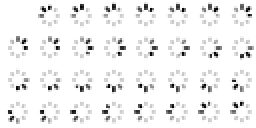
#> input picture OneYou/animations/16/process-working.png, 128 x 64 px (shown 2 times larger)
$ python -i build_theme.py   (imports and definitions only)
#> lines starting #> are read from the running program, lines starting #| are printed output that depends on the picture; after the words box and inside, x2 and y2 are one past the last pixel; in counts of white or black regions, pixels touching at a corner belong together
#!/usr/bin/env python3
"""
ii-icon-pack Icon Theme Builder
=========================
Builds a Material You / Android 16 style monochrome icon pack for Linux using a strict
5-stage priority pipeline. Icons are drawn on a circular plate and can be reshaped to a
squircle or any Material 3 Expressive shape with `--shape` (see `iishape.py`):

  Priority 0: Custom overrides (`sources/custom/*.svg`) — hand-drawn icons already in the plate format
  Priority 1: Craft App Suite (`sources/craft/*.svg`) — Bicolor Woodcut / Engraving style
  Priority 2: YAMIS (`~/.local/share/icons/YAMIS`)    — Filled monochrome silhouettes (apps + preferences)
  Priority 3: Lawnicons (`svgs/*.svg` + `appfilter.xml`) — 10,200+ Android 16 icons for remaining apps
  Priority 4: Linux Freedesktop Aliases (Papirus symlink map + .desktop Name/WMClass resolution)
  Priority 5: Auto-Silhouette Extractor (`sources/auto/*.svg`) — Automatically strips square/cut-corner/squircle
              plates from any remaining unmapped system icons (e.g. Quickshell, OpenTabletDriver, Qt tools,
              AppImages) and vectorizes their inner logo into a uniform circular ii-icon-pack icon.

Key colors (`PLATE_HEX` and `GLYPH_HEX`) are calibrated for 100% native compatibility
with Quickshell `ii`'s `recolor_icons.py` (`ToneMap` classifies every app icon as a
non-inverted `plate` at tone 30.0 with a primary-tinted glyph at tone 92.0).
"""
import argparse
import configparser
import glob
import io
import os
import re
import shutil
import subprocess
import sys
import tempfile
import xml.etree.ElementTree as ET
from pathlib import Path

import cv2
import numpy as np
from PIL import Image

sys.path.insert(0, str(Path(__file__).resolve().parent))
import iishape  # noqa: E402

# Calibrated Material You base tones for Quickshell `ii` (`recolor_icons.py`):
# - PLATE_HEX has L* ~ 15 (dark container -> mapped to ToneMap.PLATE_TONE = 30.0)
# - GLYPH_HEX has L* ~ 82, Chroma > 35 (bright chromatic -> mapped to ToneMap.y_hi = 92.0, weight = 1.0)
from iishape import GLYPH_HEX, PLATE_HEX

REPO_ROOT = Path(__file__).resolve().parents[1]
DEFAULT_CUSTOM_DIR = REPO_ROOT / "sources" / "custom"
DEFAULT_CRAFT_DIR = REPO_ROOT / "sources" / "craft"
DEFAULT_AUTO_DIR = REPO_ROOT / "sources" / "auto"
DEFAULT_YAMIS_DIR = Path(os.path.expanduser("~/.local/share/icons/YAMIS"))
DEFAULT_MACTAHOE_DIR = Path(os.path.expanduser("~/.local/share/icons/MacTahoe-dark"))
DEFAULT_PAPIRUS_DIR = Path("/usr/share/icons/Papirus/64x64/apps")
DEFAULT_OUT_DIR = REPO_ROOT / "ii-icon-pack"


# [191 lines left out: functions wrap_in_plate, convert_craft_woodcut_svg, convert_yamis_app_svg, normalize_mactahoe_svg, copy_mactahoe_non_app_icons, convert_lawnicon_svg, not called in this run]


def load_any_icon_rgba(path: str, size: int = 256) -> Image.Image:
    """Render SVG or raster icon to a centered RGBA PIL image."""
#> called with size = 256
    with open(path, "rb") as f:
        head = f.read(1024)
    if path.lower().endswith(".svg") or b"<svg" in head.lower():
        res = subprocess.run(["resvg", "-w", str(size), "-h", str(size), path, "-c"], capture_output=True)
        if res.returncode == 0 and res.stdout:
            return Image.open(io.BytesIO(res.stdout)).convert("RGBA")
    im = Image.open(path).convert("RGBA")
#> im is the input picture: PIL image 128x64 RGBA; mean R, G, B, A 0, 0, 0, 13.7
    im.thumbnail((size, size), Image.Resampling.LANCZOS)
    canvas = Image.new("RGBA", (size, size), (0, 0, 0, 0))
#> canvas: PIL image 256x256 RGBA; every value is 0
    canvas.paste(im, ((size - im.width) // 2, (size - im.height) // 2))
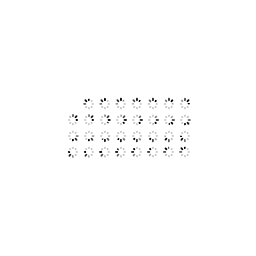
#> canvas: PIL image 256x256 RGBA; mean R, G, B, A 0, 0, 0, 1.7; transparent parts drawn white
    return canvas


def auto_extract_silhouette_svg(path: str) -> str:
    """
    Automatically strip any non-circular plate (square, squircle, cut-corner Qt tile,
    two-tone diagonal split, etc.) and vectorize the inner foreground glyph into a
    circular ii-icon-pack SVG.
    """
    try:
        im = load_any_icon_rgba(path, 256)
    except Exception:
        return ""
    arr = np.array(im)
    alpha = arr[..., 3]
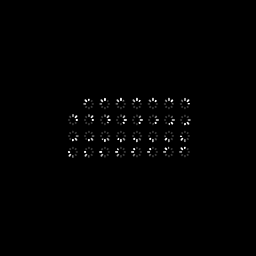
#> alpha: shape (256, 256); min 0, max 255, mean 1.7
    vis = alpha > 40
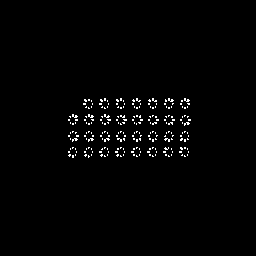
#> vis: shape (256, 256) bool; 1.4% white in thin lines or dots, all inside (x1, y1, x2, y2) = (68, 98, 191, 158)
    if vis.sum() < 32:
        return ""

    lab = cv2.cvtColor(arr[..., :3], cv2.COLOR_RGB2Lab).astype(np.float32)
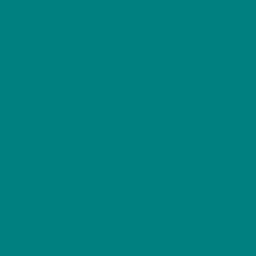
#> lab: shape (256, 256, 3) float32; mean R, G, B 0, 128, 128
    ys, xs = np.where(vis)
#> ys = 940 values from 98 to 157; xs = 940 values, max 190 at index 364, min 68 at index 323, mean 130.1
    y0, y1, x0, x1 = ys.min(), ys.max(), xs.min(), xs.max()
#> y0 = 98; y1 = 157; x0 = 68; x1 = 190
    bbox_vis = vis[y0 : y1 + 1, x0 : x1 + 1]
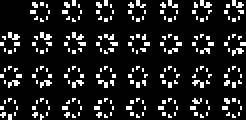
#> bbox_vis: shape (60, 123) bool (shown 2 times larger); 12.7% white in thin lines or dots
    coverage = bbox_vis.mean()
#> coverage = 0.127

    kernel = cv2.getStructuringElement(cv2.MORPH_ELLIPSE, (15, 15))
    eroded = cv2.erode(vis.astype(np.uint8), kernel) > 0
#> eroded: shape (256, 256) bool; every value is 0
    ring = vis & (~eroded)

    mask = None
    if coverage > 0.55 and ring.sum() > 20:
        ring_pts = lab[ring]
        step = max(1, len(ring_pts) // 48)
        palette_ring = ring_pts[::step]
        dists = np.linalg.norm(lab[:, :, None, :] - palette_ring[None, None, :, :], axis=-1).min(axis=-1)
        fg_mask = eroded & (dists > 22.0)
        fg_ratio = fg_mask.sum() / max(1, vis.sum())
        if 0.02 <= fg_ratio <= 0.75:
            fg_L = lab[..., 0][fg_mask]
            if fg_L.std() > 25.0:
                med_ring_L = np.median(ring_pts[:, 0])
                if np.median(fg_L) > med_ring_L:
                    thresh = np.percentile(fg_L, 25)
                    fg_mask = fg_mask & (lab[..., 0] >= thresh)
                else:
                    thresh = np.percentile(fg_L, 75)
                    fg_mask = fg_mask & (lab[..., 0] <= thresh)
            mask = (fg_mask.astype(np.uint8)) * 255

    if mask is None or (mask > 127).sum() < 30:
        vis_L = lab[..., 0][vis].astype(np.uint8)
#> vis_L = 940 values from 0 to 0
        if vis_L.std() > 22.0:
            t_val, _ = cv2.threshold(vis_L, 0, 255, cv2.THRESH_BINARY + cv2.THRESH_OTSU)
            bright = vis & (lab[..., 0] >= t_val)
            dark = vis & (lab[..., 0] < t_val)
            chosen = bright if bright.sum() >= dark.sum() * 0.6 else dark
            mask = (chosen.astype(np.uint8)) * 255
        else:
            mask = (vis.astype(np.uint8)) * 255

    mask = cv2.morphologyEx(mask, cv2.MORPH_OPEN, cv2.getStructuringElement(cv2.MORPH_ELLIPSE, (3, 3)))
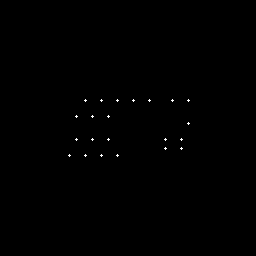
#> mask: shape (256, 256); 0.17% white in thin lines or dots, all inside (x1, y1, x2, y2) = (68, 99, 190, 157)
    mys, mxs = np.where(mask > 127)
#> mys = 110 values from 99 to 156; mxs = 110 values, max 189 at index 27, min 68 at index 94, mean 125
    if len(mys) < 10:
        return ""
    my0, my1, mx0, mx1 = mys.min(), mys.max(), mxs.min(), mxs.max()
#> my0 = 99; my1 = 156; mx0 = 68; mx1 = 189
    crop = mask[my0 : my1 + 1, mx0 : mx1 + 1]
#> crop: shape (58, 122); 1.6% white in thin lines or dots
    ch, cw = crop.shape
#> ch = 58; cw = 122
    target = 96.0
    scale = target / max(ch, cw)
#> scale = 0.787
    nw, nh = max(1, int(round(cw * scale))), max(1, int(round(ch * scale)))
#> nw = 96; nh = 46
    resized = cv2.resize(crop, (nw, nh), interpolation=cv2.INTER_AREA)
    canvas192 = np.zeros((192, 192), dtype=np.uint8)
    ox, oy = (192 - nw) // 2, (192 - nh) // 2
#> ox = 48; oy = 73
    canvas192[oy : oy + nh, ox : ox + nw] = (resized > 110).astype(np.uint8) * 255
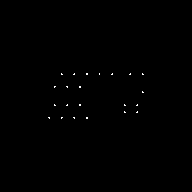
#> canvas192: shape (192, 192); 0.19% white in thin lines or dots, all inside (x1, y1, x2, y2) = (48, 73, 144, 119)

    contours, _ = cv2.findContours(canvas192, cv2.RETR_CCOMP, cv2.CHAIN_APPROX_TC89_KCOS)
#> contours = 22 contours, all with area under 20
    parts = []
    for c in contours:
        if cv2.contourArea(c) < 3:
            continue
        pts = c.reshape(-1, 2)
        parts.append("M" + "L".join(f"{x},{y}" for x, y in pts) + "Z")
#> this loop made 22 passes
#> c on passes 1 to 12: [[87, 117]], [[74, 118]], [[62, 117]], [[49, 118]], [[136, 112]], [[125, 112]], [[136, 105]], [[125, 105]], [[80, 104]], [[66, 105]], [[55, 105]], [[143, 92]]
#> after the loop, parts = []
    if not parts:
        return ""
    d_str = "".join(parts)
    return (
        '<?xml version="1.0" encoding="UTF-8"?>\n'
        '<svg xmlns="http://www.w3.org/2000/svg" viewBox="0 0 192 192" width="192" height="192" fill="none">\n'
        f'  <circle cx="96" cy="96" r="88" fill="{PLATE_HEX}"/>\n'
        f'  <path fill="{GLYPH_HEX}" fill-rule="evenodd" d="{d_str}"/>\n'
        "</svg>\n"
    )


# [9 lines left out: function safe_symlink, not called in this run]


# High-value Linux desktop aliases (AppImages, IDEs, Flatpaks, Qt tools, Waydroid, etc.)
EXTRA_LINUX_ALIASES = {
    "antigravity-ide": "antigravity",
    "google-antigravity": "antigravity",
    "figma-linux-next": "figma",
    "photoshop": "adobe-photoshop",
    "photoshop-cc": "adobe-photoshop",
    "jetbrains-studio": "android-studio",
    "jetbrains-idea": "intellij-idea",
    "prism_launcher": "prismlauncher",
    "org.prismlauncher.prismlauncher": "prismlauncher",
    "org.kde.konsole": "konsole",
    "org.gnome.ptyxis": "utilities-terminal",
    "org.dosbox-staging.dosbox-staging": "dosbox",
    "linguist-qt6": "linguist",
    "designer-qt6": "QtProject-designer",
    "assistant-qt6": "QtProject-assistant",
    "qdbusviewer-qt6": "QtProject-qdbusviewer",
    "java-25-openjdk": "java-21-openjdk",
    "droidcam-icon": "droidcam",
    "regedit": "wine",
    "winefile": "wine",
    "winemine": "wine",
    "winhelp": "wine",
    "wordpad": "wine",
    "com.android.vending": "google_play_store",
    "com.google.android.apps.messaging": "google_messages",
    "com.google.android.contacts": "google_contacts",
}


_IMAGE_EXTS = {".svg", ".png", ".xpm", ".jpg", ".jpeg", ".bmp", ".gif"}


# [469 lines left out: functions strip_image_ext, _find_system_icon_sources, build, _write_index_theme, not called in this run]


# [35 lines not run here, left out]

>>> result = auto_extract_silhouette_svg('../OneYou/animations/16/process-working.png')
